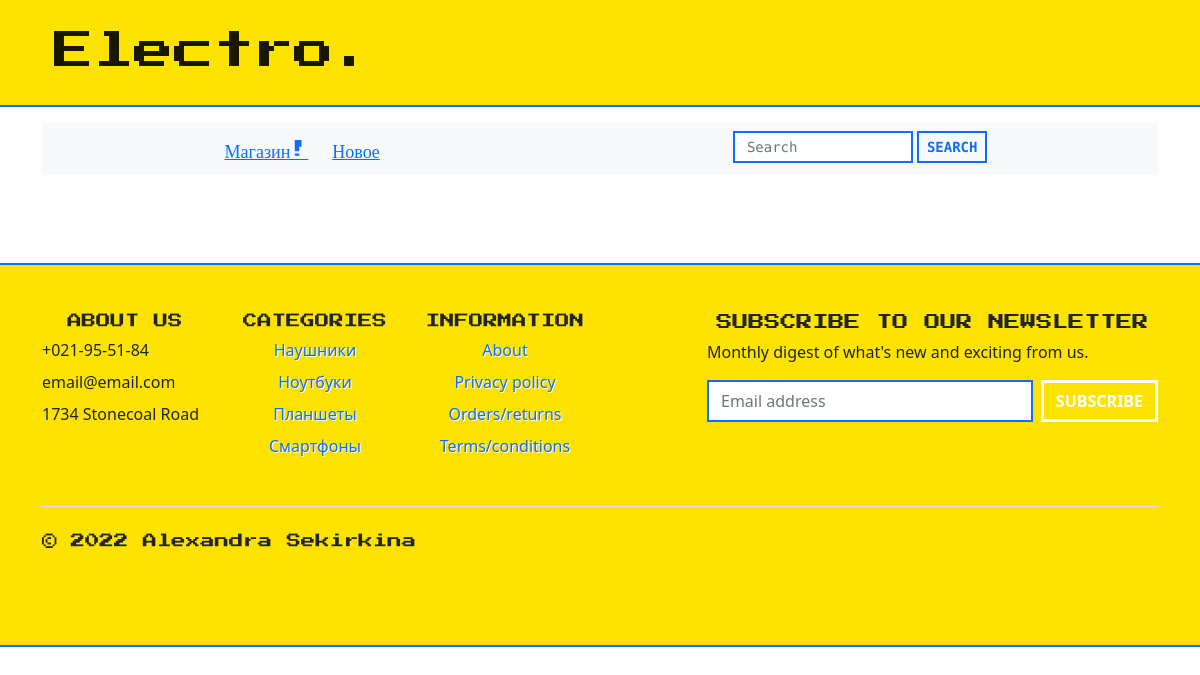
/blog/, run on an earlier commit of the app's database.
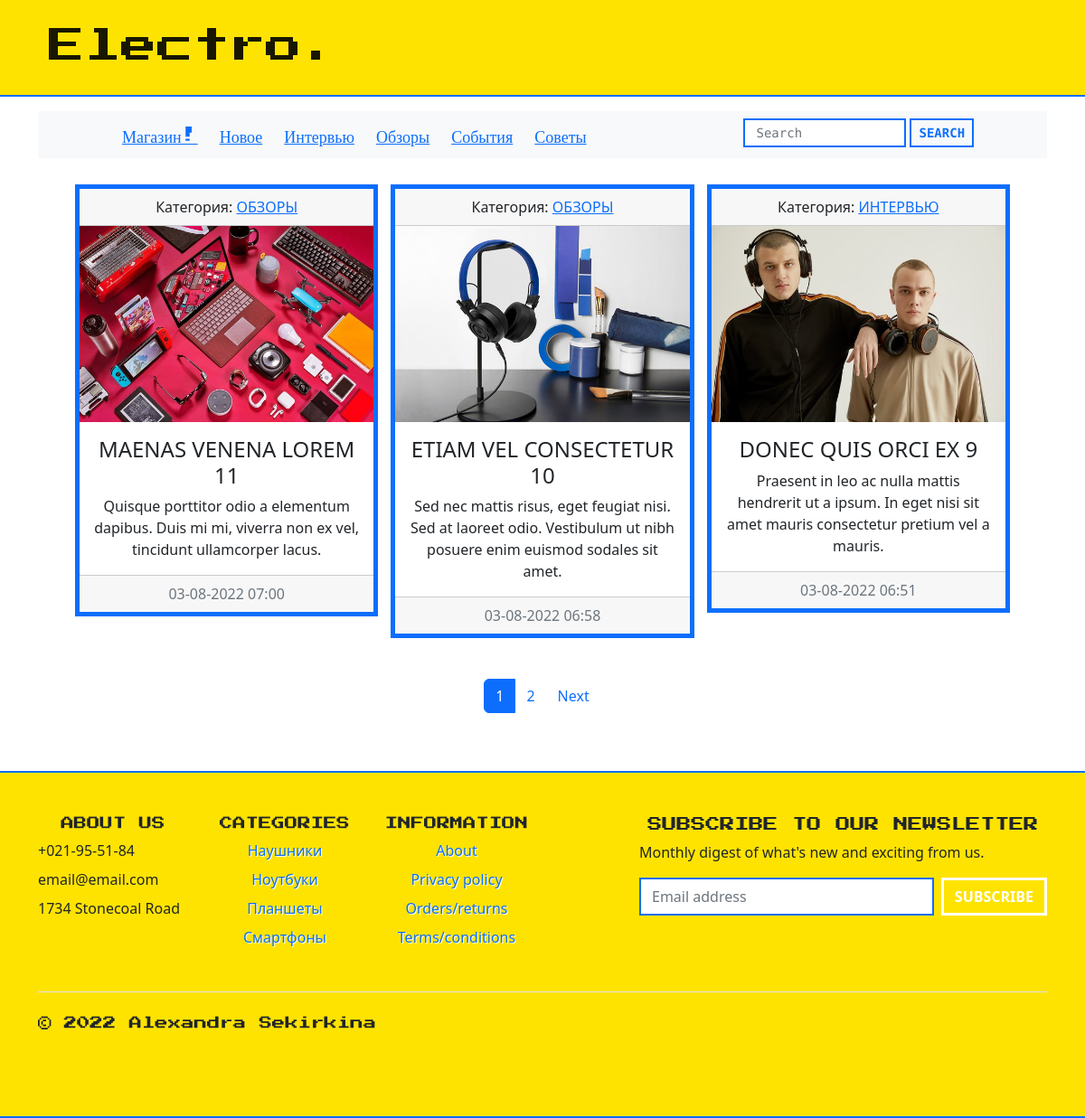
And on a later commit of the database.
### store/models.py (models this page shows, shortened)
class StoreInfo(models.Model):
    logo = models.ImageField(max_length=250)
    name = models.CharField(max_length=150)
    address = models.CharField(max_length=150)
    phone = models.CharField(max_length=150)
    short_description = models.CharField(max_length=250)
    email = models.EmailField(max_length=150)
    about_us = models.TextField(max_length=2500)
    privacy_policy = models.TextField(max_length=2500)
    orders_and_returns = models.TextField(max_length=2500)
    terms_and_conditions = models.TextField(max_length=2500)
    class Meta:
        verbose_name = 'Информация о магазине'
        verbose_name_plural = 'Информация о магазине'

class Category(models.Model):
    name = models.CharField(max_length=100, db_index=True, verbose_name='Категория')
    slug = models.SlugField(db_index=True, unique=True)
    class Meta:
        verbose_name = 'Категория(ю)'
        verbose_name_plural = 'Категории'
    def get_absolute_url(self):
        return reverse('store:bycategory', kwargs={'slug': self.slug})

### blog/models.py (models this page shows, shortened)
class Category(Model):
    title = CharField(max_length=100, verbose_name='Название')
    slug = SlugField(max_length=100, verbose_name='Url', db_index=True, unique=True)
    def __str__(self):
        return self.title
    class Meta:
        ordering = ['title']
        verbose_name = 'Категория(ю)'
        verbose_name_plural = 'Категории'
    def get_absolute_url(self):
        return reverse('blog:bycategory', kwargs={'slug': self.slug})

class Post(Model):
    title = CharField(max_length=32, verbose_name='Заголовок')
    content = TextField(verbose_name='Контент', blank=True)
    short_description = CharField(max_length=126, verbose_name='Описание')
    main_photo = ImageField(upload_to=get_post_image_path, verbose_name='Обложка')
    created_at = DateTimeField(auto_now_add=True, verbose_name='Дата создания')
    is_published = BooleanField(default=True)
    views = PositiveIntegerField(default=0, verbose_name='Просмотры')
    category = ForeignKey(Category, on_delete=SET_NULL, verbose_name='Категория', related_name='posts', null=True)
    slug = SlugField(max_length=100, verbose_name='Url', db_index=True, unique=True)
    class Meta:
        ordering = ['-created_at']
        verbose_name = 'Пост'
        verbose_name_plural = 'Посты'
    def get_absolute_url(self):
        return reverse('blog:post', kwargs={'slug': self.slug})

### blog/views.py (the view)
# urls.py: path('', Posts.as_view(), name='all_posts'),
class Posts(ListView):
    model = Post
    template_name = 'blog/post_list.html'
    context_object_name = 'posts'
    paginate_by = 3
    def get_queryset(self):
        return Post.objects.filter(is_published=True)

### blog/templatetags/blog_tags.py (called while the page is built)
@register.simple_tag()
def get_categories():
    return Category.objects.filter().annotate(cnt=Count('posts', filter=F('posts__is_published'))).filter(cnt__gt=0)

### store/templatetags/store_tags.py (called while the page is built)
@register.simple_tag()
def get_categories():
    return Category.objects.filter().annotate(cnt=Count('products', filter=F('products__is_available'))).filter(
        cnt__gt=0)

@register.simple_tag()
def get_store_info():
    return StoreInfo.objects.get(pk=1)

### blog/templates/blog/post_list.html
{% extends 'base.html' %}
{% load static %}
{% block navigation %}
{% include 'blog/inc/_navigation.html' %}
{% endblock %}
{% block content %}
<div class="container">
    <div class="row">
        <div class="px-5 pb-3">
            <div class="col-md-12">
                <div class="row row-cols-1 row-cols-md-3 g-1">
                    {% for item in posts %}
                    <div class="col">
                        <div class="CARD2WRAP">
                            <div class="card h-100 CARD2 text-center">
                                <div class="card-header">
                                    {% if request.path == item.category.get_absolute_url %}
                                    Категория: <span> {{ item.category |upper }} </span>
                                    {% else %}
                                    Категория:
                                    <a href="{{ item.category.get_absolute_url }}">
                                        {{ item.category |upper }}
                                    </a>
                                    {% endif %}
                                </div>
                                <div>
                                    <a href="{{ item.get_absolute_url }}">
                                        <img src="{{ item.main_photo.url }}" class="" style="width: 100%;" alt="...">
                                    </a>
                                </div>
                                <div class="card-body">
                                    <div style="">
                                        <h5 class="card-title" style="font-size: 24px">
                                            {{ item.title | upper }}
                                        </h5>
                                    </div>
                                    <p class="card-text">{{ item.short_description }}</p>
                                </div>
                                <div class="card-footer text-muted">
                                    {{ item.created_at |date:"d-m-Y H:i" }}
                                </div>
                            </div>
                        </div>
                    </div>
                    {% endfor %}
                </div>
            </div>
        </div>
    </div>
</div>
{% endblock %}

### templates/base.html (shortened to what this page needs)
<!doctype html>
{% load store_tags %}
{% get_store_info as store %}
{% load static %}
<html lang="en">
<head>
    <link href="https://cdn.jsdelivr.net/npm/bootstrap@5.2.0/dist/css/bootstrap.min.css" rel="stylesheet"
>
</head>
<body>
{% include 'inc/_header.html' %}
{% block navigation %} {% endblock %}
{% block content %} {% endblock %}
{% if page_obj.has_other_pages %}
<nav aria-label="Page navigation">
    <ul class="pagination justify-content-center mt-4" style="border-radius: none;">
        {% for p in page_obj.paginator.page_range %}
        {% if page_obj.number == p %}
        <li class="page-item active" aria-current="#">
            <a class="page-link">
                {{ p }}</a>
        </li>
        {% elif p > page_obj.number|add:-2 and p < page_obj.number|add:2 %}
        <li class="page-item">
            <a class="page-link" href="?{{ s }}page={{ p }}">{{ p }}</a>
        </li>
        {% endif %}
        {% endfor %}
        {% if page_obj.has_next %}
        <li class="page-item">
            <a class="page-link" href="?{{ s }}page={{ page_obj.next_page_number }}">
                Next</a>
        </li>
        {% endif %}
    </ul>
</nav>
{% endif %}
{% include 'inc/_footer.html' %}
</body>
</html>

### templates/inc/_header.html (shortened to what this page needs)
{% load store_tags %}
{% get_store_info as store %}
<div style="background-color: #ffe300">
    <div class="container">
        <nav class="navbar pb-0 pt-2">
            <div class="container-fluid">
                <nav class="navbar navbar-expand-lg pb-0">
                    <a class="navbar-brand pb-0" style="font-family: 'Press Start 2P', cursive;
                    font-size: 40px;">
                        {{ store.name }}
                    </a>
                </nav>
            </div>
        </nav>
        <br>
    </div>
</div>
<div style="border-top: 2px solid #0d6efd">
</div>

### blog/templates/blog/inc/_navigation.html
{% load blog_tags %}
<div class="container my-6" style="font-family: 'Press Start 2P', cursive; font-size: 18px;">
    <nav class="navbar navbar-expand-lg navbar-light bg-light py-6">
        <div class="row mx-auto">
            {% if request.path == '/store/' %}
            <a class="col" href="{% url 'home' %}"> Магазин! </a>
            {% else %}
            <a class="col" href="{% url 'home' %}"> Магазин! </a>
            {% endif %}
            {% if request.path == '/blog/' %}
            <a class="col" href="{% url 'blog:all_posts' %}">Новое</a>
            {% else %}
            <a class="col" href="{% url 'blog:all_posts' %}">Новое</a>
            {% endif %}
            {% get_categories as categories %}
            {% for cat in categories %}
            {% if request.path == cat.get_absolute_url %}
            <a class="col" href="{{ cat.get_absolute_url }}">{{ cat.title }}</a>
            {% else %}
            <a class="col" href="{{ cat.get_absolute_url }}">{{ cat.title }}</a>
            {% endif %}
            {% endfor %}
        </div>
        <form class="d-flex mb-1 mx-auto" action="{% url 'blog:search' %}" method="get">
            <input class="form-control me-1" type="text" name="search"
                   style="border-radius: 0px; border: 2px solid #0d6efd;
                          width: 180px; height: 32px; font-family: 'Source Code Pro', monospace;
                          font-size: 14px;" placeholder="Search">
            <input class="btn btn-outline-primary py-0 px-2"
                   style="border: 2px solid; border-radius: 0.3px; font-size: 15px;
                       text-transform: uppercase; font-family: 'Source Code Pro', monospace;
                       font-weight: 700; font-size: 14px;
                       vertical-align: bottom; height: 32px; weight: 60px;"
                   type="submit" value="search">
        </form>
    </nav>
</div>
<br>

### templates/inc/_footer.html (shortened to what this page needs)
{% load store_tags %}
{% get_store_info as store %}
{% get_categories as categories %}
<br>
<br>
<div style="border-top: 2px solid #0d6efd; border-bottom: 2px solid #0d6efd; display: block; background-color: #ffe300">
    <br>
    <div class="container" style="">
        <footer class="py-4">
            <div class="row">
                <div class="col-6 col-md-2 mb-3">
                    <h5 style="text-align: center; text-transform: uppercase; font-family: 'Press Start 2P', cursive; font-size: .9em;">
                        ABOUT US </h5>
                    <ul class="nav flex-column">
                        <li class="nav-item mb-2"> {{ store.phone }}</li>
                        <li class="nav-item mb-2"> {{ store.email }}</li>
                        <li class="nav-item mb-2"> {{ store.address }}</li>
                    </ul>
                </div>
                <div class="col-6 col-md-2 mb-3">
                    <h5 style="text-align: center; text-transform: uppercase; font-family: 'Press Start 2P', cursive; font-size: .9em;">
                        CATEGORIES</h5>
                    <ul class="nav flex-column">
                        {% for cat in categories %}
                        <li class="nav-item mb-2 mx-auto" style="text-shadow: 1px 1px #fff;"><a href="{{ cat.get_absolute_url }}" class="nav-link p-0">
                            {{ cat.name }}</a></li>
                        {% endfor %}
                    </ul>
                </div>
                <div class="col-6 col-md-2 mb-3">
                    <h5 style="text-align: center; text-transform: uppercase; font-family: 'Press Start 2P', cursive; font-size: .9em;">
                        INFORMATION</h5>
                    <ul class="nav flex-column">
                        <li class="nav-item mb-2 mx-auto" style="text-shadow: 1px 1px #fff;">
                            <a href="{% url 'store:about' %}" class="nav-link p-0">
                            About</a>
                        </li>
                        <li class="nav-item mb-2 mx-auto" style="text-shadow: 1px 1px #fff;">
                            <a href="{% url 'store:ppol' %}" class="nav-link p-0">
                            Privacy policy</a></li>
                        <li class="nav-item mb-2 mx-auto" style="text-shadow: 1px 1px #fff;">
                            <a href="{% url 'store:ord_ret' %}" class="nav-link p-0">
                            Orders/returns</a>
                        </li>
                        <li class="nav-item mb-2 mx-auto" style="text-shadow: 1px 1px #fff;">
                            <a href="{% url 'store:terms' %}" class="nav-link p-0">
                            Terms/conditions</a>
                        </li>
                    </ul>
                </div>
                <div class="col-md-5 offset-md-1 mb-3">
                    <form>
                        <h5 style="text-align: center; text-transform: uppercase; font-family: 'Press Start 2P', cursive; font-size: 1em;">
                            Subscribe to our newsletter</h5>
                        <p>Monthly digest of what's new and exciting from us.</p>
                        <div class="d-flex flex-column flex-sm-row w-100 gap-2">
                            <input id="newsletter1" type="text" class="form-control" placeholder="Email address"
                            style="border-radius: 0px; border: 2px solid #0d6efd;">
                            <button class="btn btn-outline-primary"
                                    style="border: 3px solid #fff; border-radius: 0.3px; font-weight: 700; text-transform: uppercase; vertical-align: bottom; color: #fff;"
                                    type="button"> Subscribe
                            </button>
                        </div>
                    </form>
                </div>
            </div>
            <div class="d-flex flex-column flex-sm-row justify-content-between py-4 my-4 border-top">
                <p style="font-family: 'Press Start 2P', cursive; font-size: .9em;">&copy; 2022 Alexandra Sekirkina</p>
                <ul class="list-unstyled d-flex">
                    <li class="ms-3"><a class="link-dark" href="#">
                        <svg class="bi" width="24" height="24">
                            <use xlink:href="#twitter"/>
                        </svg>
                    </a></li>
                    <li class="ms-3"><a class="link-dark" href="#">
                        <svg class="bi" width="24" height="24">
                            <use xlink:href="#instagram"/>
                        </svg>
                    </a></li>
                    <li class="ms-3"><a class="link-dark" href="#">
                        <svg class="bi" width="24" height="24">
                            <use xlink:href="#facebook"/>
                        </svg>
                    </a></li>
                </ul>
            </div>
        </footer>
    </div>
</div>

### templates/base.html (style rules this page uses)
.CARD2 { border: 5px solid #0d6efd; border-radius: 0; }
.CARD2WRAP { border: 5px solid #fff; border-radius: 0; transition: .2s linear; }
.page-link { border: 1px solid #fff; border-radius: none; }

What changed in the data, as far as the page shows it:
added Category: title "Интервью"
added Category: title "Обзоры"
added Category: title "События"
added Category: title "Советы"
added Post: category "ОБЗОРЫ", main_photo (picture), title "MAENAS VENENA LOREM 11", short_description "Quisque porttitor odio a elementum dapibus. Duis mi mi, viverra non ex vel, tincidunt ullamcorper lacus.", created_at "03-08-2022 07:00"
added Post: category "ОБЗОРЫ", main_photo (picture), title "ETIAM VEL CONSECTETUR 10", short_description "Sed nec mattis risus, eget feugiat nisi. Sed at laoreet odio. Vestibulum ut nibh posuere enim euismod sodales sit amet.", created_at "03-08-2022 06:58"
added Post: category "ИНТЕРВЬЮ", main_photo (picture), title "DONEC QUIS ORCI EX 9", short_description "Praesent in leo ac nulla mattis hendrerit ut a ipsum. In eget nisi sit amet mauris consectetur pretium vel a mauris.", created_at "03-08-2022 06:51"
Also different on the page:
new list line: "1"
new list line: "2"
text now shown: "Next"
